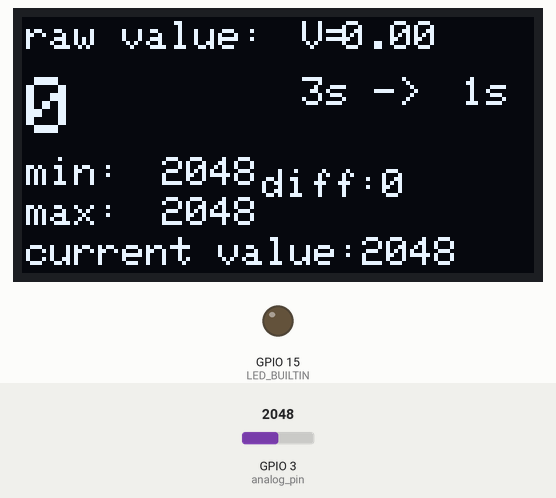
Recording of a sketch running on a simulated ESP32-S2. Shown: 128×64 one-colour display, output pins drawn as LEDs (lit = HIGH). The test bench sets the inputs (shaded band); at power-on: GPIO 3 (analog_pin) = 2048.

Above: at 1.1 s.
At 2.2 s:
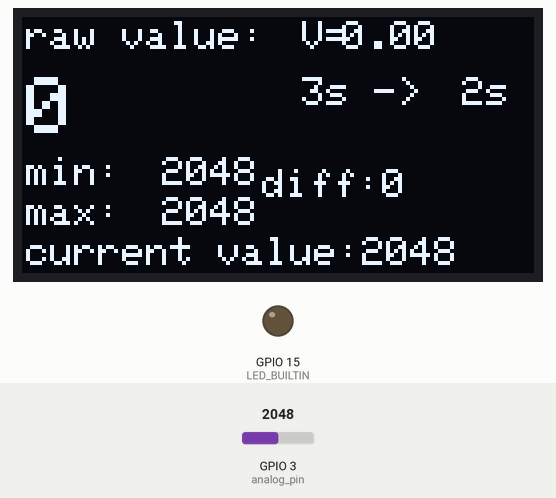
2.3 s: GPIO 3 (analog_pin) set to 2866
At 3.6 s:
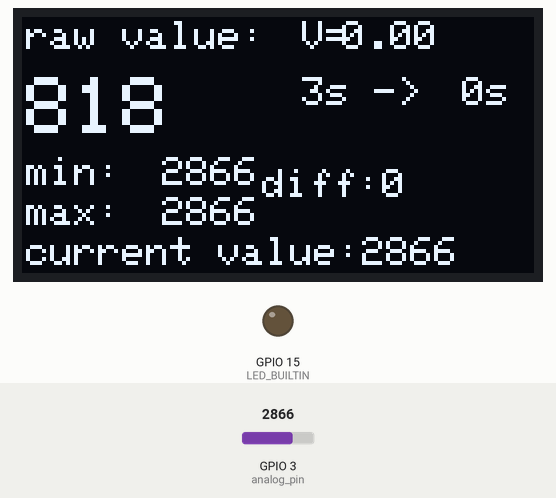
4.0 s: GPIO 3 (analog_pin) set to 3040
At 4.8 s:
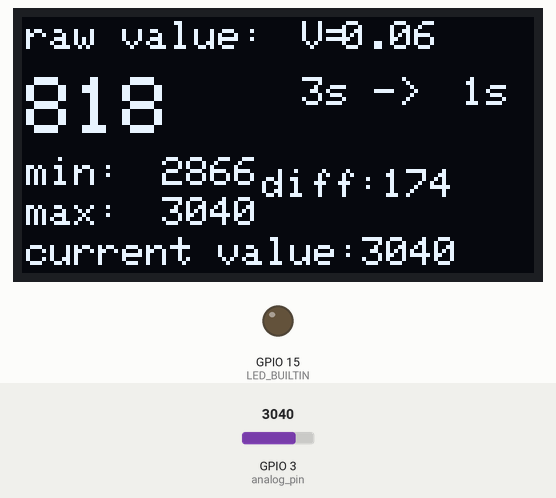
5.6 s: GPIO 3 (analog_pin) set to 2960
At 7.8 s:
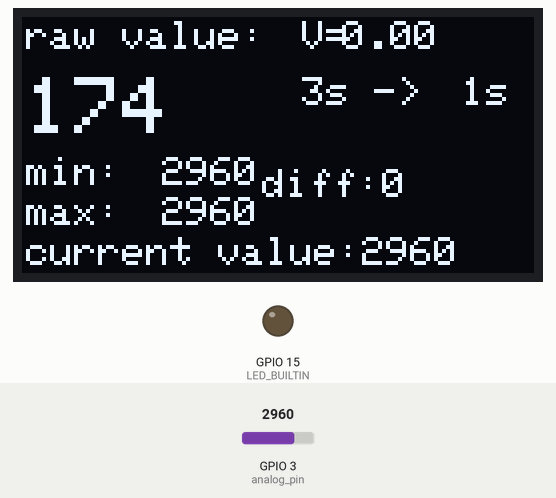
Timing chart, 0 to 9.3 s (numbered marks = the images above; inputs shaded):
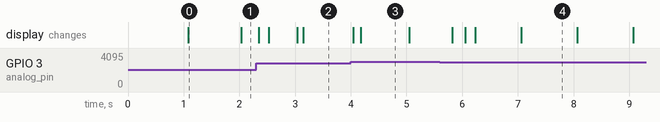

The sketch:

20_esp32s2_analogread_tests.ino
```cpp
#include "OledStuff.h"
#include "analog.h"

void setup()
{
  oled_start();
  analog_start();
}

void loop()
{
  handle_analogRead();
}
```

analog.h
```cpp
#include "USBCDC.h"
#define analog_pin 3 //analogpin x pin 3
#define MESSAGE_LENGTH 10 // max message lenght
char message[MESSAGE_LENGTH];
int analog_value;
long int current_time = 0;
long int last_update_time_for_max_value = millis();
long int last_update_time_for_current_value = millis();
int record_min = 8000;
int record_max = 0;
int interval_to_measure_max_difference = 3000; // <----------------------------------- MANUAL SETUP  - interval between displaying value
int interval_for_current_analog_value = 200; // <----------------------------------- MANUAL SETUP  - interval between displaying value
int max_difference = 0;
int analog_value_to_display=0;
int current_difference=0;
void analog_start()
{
  pinMode(LED_BUILTIN, OUTPUT);
  // Serial.begin(9600);
}

void blink()
{
  digitalWrite(LED_BUILTIN, HIGH);  // turn the LED on (HIGH is the voltage level)
  delayMicroseconds(200);                         // wait
  digitalWrite(LED_BUILTIN, LOW);   // turn the LED off by making the voltage LOW
}


void handle_analogRead()
{
  // Serial.println(current_time);
  // Serial.println(current_time/1000);
  // Serial.println();
  // oled_update(String(analogRead(analog_pin)));

  current_time=millis();
    if(current_time-last_update_time_for_max_value>interval_to_measure_max_difference)
  {
    // snprintf(message, MESSAGE_LENGTH, "raw value: %d" , ); //convert int to char
    // Serial.print("raw value: ");
    // Serial.println(record_max-record_min);
    max_difference = record_max-record_min;
    last_update_time_for_max_value=millis();
    record_max=0;
    record_min=8000;
    blink();
  }
  analog_value = analogRead(analog_pin);
  if(analog_value > record_max)
  {
    record_max=analog_value;
  }
  if(analog_value < record_min)
  {
    record_min=analog_value;
  }

  if(current_time-last_update_time_for_current_value>interval_for_current_analog_value)
  {
    analog_value_to_display = analog_value;
    current_difference = record_max-record_min;
    last_update_time_for_current_value=millis();
  }

    oled_display_content(max_difference,  interval_to_measure_max_difference,   current_time-last_update_time_for_max_value,   analog_value_to_display,  record_min,  record_max, current_difference );

}
```

Source omitted: OledStuff.h (data table, 9039 bytes)

Measured:
- after the input at 2.3 s, the display: first changes at once (image 2 shows a later state)
- what the display in image 0 shows lasts 0.9 s, from 1.1 s to 2.0 s
- what the display in image 3 shows lasts 0.9 s, from 4.2 s to 5.1 s
